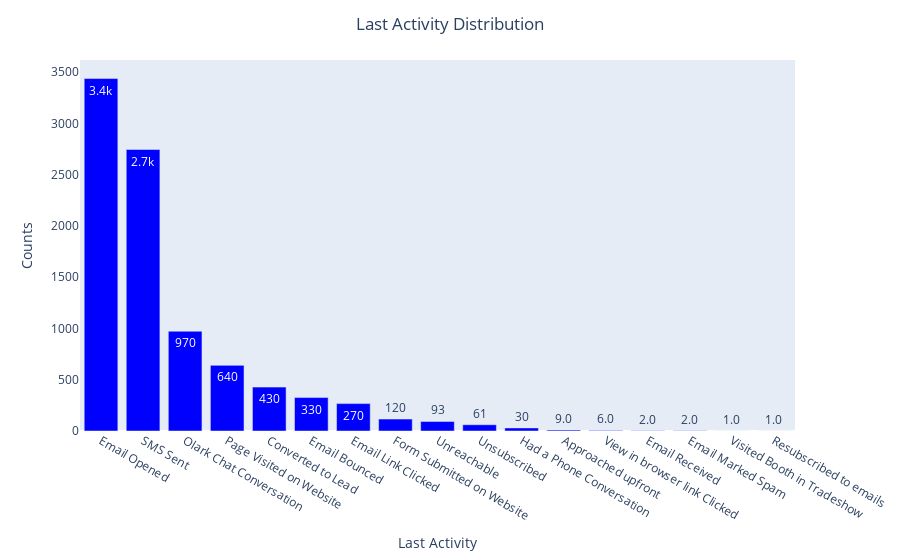

Write notebook code for a chart like this one.
### Code cell
barplot('Last Activity')

### Figure 1 — Plotly figure (JSON) as saved in the notebook; plotly's stock layout.template omitted (floating-point values rounded to 4 significant figures)
{"data": [{"alignmentgroup": "True", "hovertemplate": "x=%{x}<br>y=%{y}<extra></extra>", "legendgroup": "", "marker": {"color": "blue", "pattern": {"shape": ""}}, "name": "", "offsetgroup": "", "orientation": "v", "showlegend": false, "textposition": "auto", "texttemplate": "%{y:.2s}", "type": "bar", "x": ["Email Opened", "SMS Sent", "Olark Chat Conversation", "Page Visited on Website", "Converted to Lead", "Email Bounced", "Email Link Clicked", "Form Submitted on Website", "Unreachable", "Unsubscribed", "Had a Phone Conversation", "Approached upfront", "View in browser link Clicked", "Email Received", "Email Marked Spam", "Visited Booth in Tradeshow", "Resubscribed to emails"], "xaxis": "x", "y": [3437, 2745, 973, 640, 428, 326, 267, 116, 93, 61, 30, 9, 6, 2, 2, 1, 1], "yaxis": "y"}], "layout": {"barmode": "relative", "legend": {"tracegroupgap": 0}, "margin": {"t": 60}, "showlegend": false, "title": {"text": "Last Activity Distribution", "x": 0.5}, "xaxis": {"anchor": "y", "domain": [0, 1], "showgrid": false, "title": {"text": "Last Activity"}}, "yaxis": {"anchor": "x", "domain": [0, 1], "showgrid": false, "title": {"text": "Counts"}}}}
